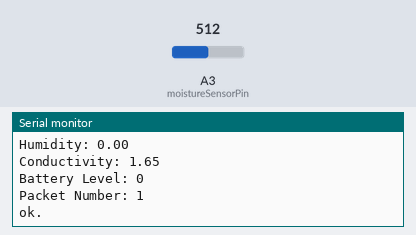
Simulated run of this sketch. Board: Arduino Uno, built with avr-gcc and run on an emulated ATmega328P. Parts: the last lines printed to the serial monitor. Inputs (shaded band) come from the test bench; at power-on: A3 (moistureSensorPin) = 512. Storage starts empty; no radio packets arrive unless stated.

Above: at 1.8 s.
1.9 s: A3 (moistureSensorPin) set to 716
At 2.9 s:
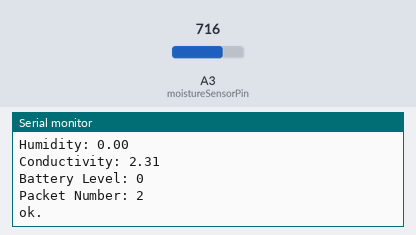
3.4 s: A3 (moistureSensorPin) set to 900
At 4.9 s:
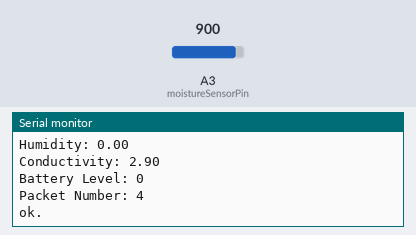
Timing chart, 0 to 6.4 s (numbered marks = the images above; inputs shaded):
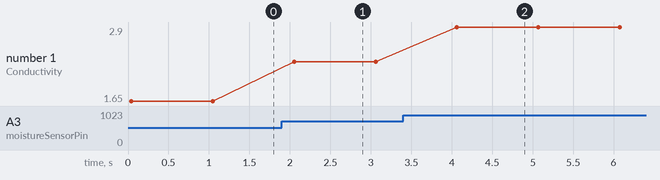

Measured:
- after the input at 1.9 s, the serial monitor: prints a new line after 0.15 s (image 1)
- after the input at 3.4 s, the serial monitor: prints a new line after 0.66 s (image 2)
- plotted number 1: 1.65 → 2.31 after the input at 1.9 s, 2.31 → 2.9 after the input at 3.4 s

The sketch:

rf24_network.ino
```cpp
#include <RF24.h>
#include <RF24Network.h>
#include <SPI.h>
#include <SD.h>

RF24 radio(9, 10); // nRF24L01 (CE,CSN)
RF24Network network(radio); // Include the radio in the network
const uint16_t this_node = 04; // Address of this node in Octal format -- change this for each node 01, 02, ...etc.
const uint16_t node00 = 00;
unsigned long iteration = 0;

// Define the file name to store data on the SD card
const char* filename = "sensor.csv";

struct SensorData {
  unsigned long time; // 4 bytes
  float temperature;  // 4 bytes
  float humidity;     // 4 bytes
  float conductivity; // 4 bytes
  unsigned short battery_level; // 2 bytes
  unsigned long packetNumber;   // 4 bytes
};

SensorData data;

File dataFile; // Declare the File object as a global variable

// Declare pin for soil moisture sensor
const int moistureSensorPin = A3;


void setup() {
  Serial.begin(115200);
  SPI.begin();

  if (!radio.begin()) {
    Serial.println(F("Radio hardware not responding!"));
    while (1) {
      // hold in infinite loop
    }
  }
  radio.setChannel(90);
  network.begin(this_node); //(channel, node address)
  radio.setDataRate(RF24_2MBPS);
  radio.setPALevel(RF24_PA_MAX);

  // Initialize the SD card
  if (!SD.begin(4)) {
    Serial.println(F("SD card initialization failed!"));
    while (1) {
      // hold in infinite loop
    }
  }

  // Open the file for data writing and keep it open during the program's execution
  dataFile = SD.open(filename, FILE_WRITE);
  if (!dataFile) {
    Serial.println(F("Error opening file for writing!"));
    while (1) {
      // hold in infinite loop
    }
  }

  // Check if the file is empty. If so, write the header.
  if (dataFile.size() == 0) {
    writeHeaderToFile();
  }
}


void loop() {
  network.update();
  RF24NetworkHeader header(node00);

  Serial.print(F("Sending... "));

  data.time = millis();
  data.temperature = 0.0;
  data.humidity = 0.0;
  data.conductivity = readMoistureSensorVoltage();
  data.battery_level = 0.0;
  data.packetNumber = iteration;

  Serial.println();
  printSensorData(data);

  // Write the data to the SD card
  writeDataToFile(data);

  bool ok = network.write(header, &data, sizeof(data)); // Send the data
  Serial.println(ok ? F("ok.") : F("failed."));

  iteration++;
  delay(1000);
}


float readMoistureSensorVoltage() {
  // uses 3300 and 1000 for 3 decimal pt percision...
  //  use 33000 and 10000 for 4 pt, and so on
  float sensorDigi = analogRead(moistureSensorPin);
  sensorDigi = map(sensorDigi, 0, 1023, 0, 3300);
  sensorDigi = sensorDigi / 1000;

  return sensorDigi;
}


void writeHeaderToFile() {
  dataFile.println("Time, Temperature, Humidity, Conductivity, Battery Level, Packet Number");
  dataFile.flush(); // Ensure data is written immediately to the card
}

void writeDataToFile(const SensorData& data) {
  if (dataFile) {
    // Write sensor data to the file
    dataFile.print(data.time);
    dataFile.print(", ");
    dataFile.print(data.temperature);
    dataFile.print(", ");
    dataFile.print(data.humidity);
    dataFile.print(", ");
    dataFile.print(data.conductivity);
    dataFile.print(", ");
    dataFile.print(data.battery_level);
    dataFile.print(", ");
    dataFile.println(data.packetNumber);
    dataFile.flush(); // Ensure data is written immediately to the card
  } else {
    Serial.println(F("Error opening file for writing!"));
  }
}

void printSensorData(const SensorData& data) {
  Serial.print(F("Time: "));
  Serial.println(data.time);
  Serial.print(F("Temperature: "));
  Serial.println(data.temperature, 2); // Display float with 2 decimal places
  Serial.print(F("Humidity: "));
  Serial.println(data.humidity, 2); // Display float with 2 decimal places
  Serial.print(F("Conductivity: "));
  Serial.println(data.conductivity, 2); // Display float with 2 decimal places
  Serial.print(F("Battery Level: "));
  Serial.println(data.battery_level);
  Serial.print(F("Packet Number: "));
  Serial.println(data.packetNumber);
}
```
